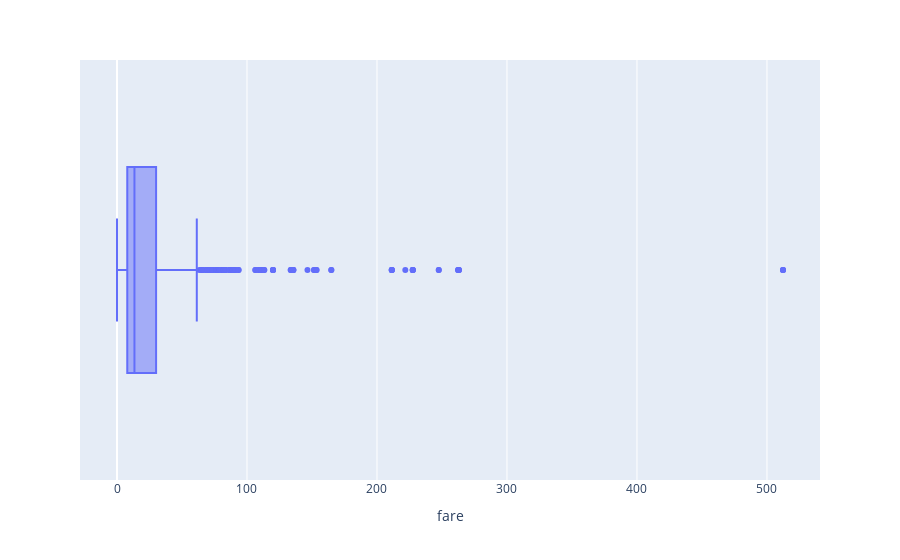

The notebook cell saved with this chart:
### Code cell
fig = px.box( df , x = 'fare')
fig.show()

### Figure 1 — Plotly figure (JSON) as saved in the notebook; plotly's stock layout.template omitted (floating-point values rounded to 4 significant figures; data arrays with more than 128 entries replaced by an {"elided": "..."} marker saying what was removed)
{"data": [{"alignmentgroup": "True", "hovertemplate": "fare=%{x}<extra></extra>", "legendgroup": "", "marker": {"color": "#636efa"}, "name": "", "notched": false, "offsetgroup": "", "orientation": "h", "showlegend": false, "type": "box", "x": {"elided": "825 float values"}, "x0": " ", "xaxis": "x", "y0": " ", "yaxis": "y"}], "layout": {"boxmode": "group", "legend": {"tracegroupgap": 0}, "margin": {"t": 60}, "xaxis": {"anchor": "y", "domain": [0, 1], "title": {"text": "fare"}}, "yaxis": {"anchor": "x", "domain": [0, 1]}}}
